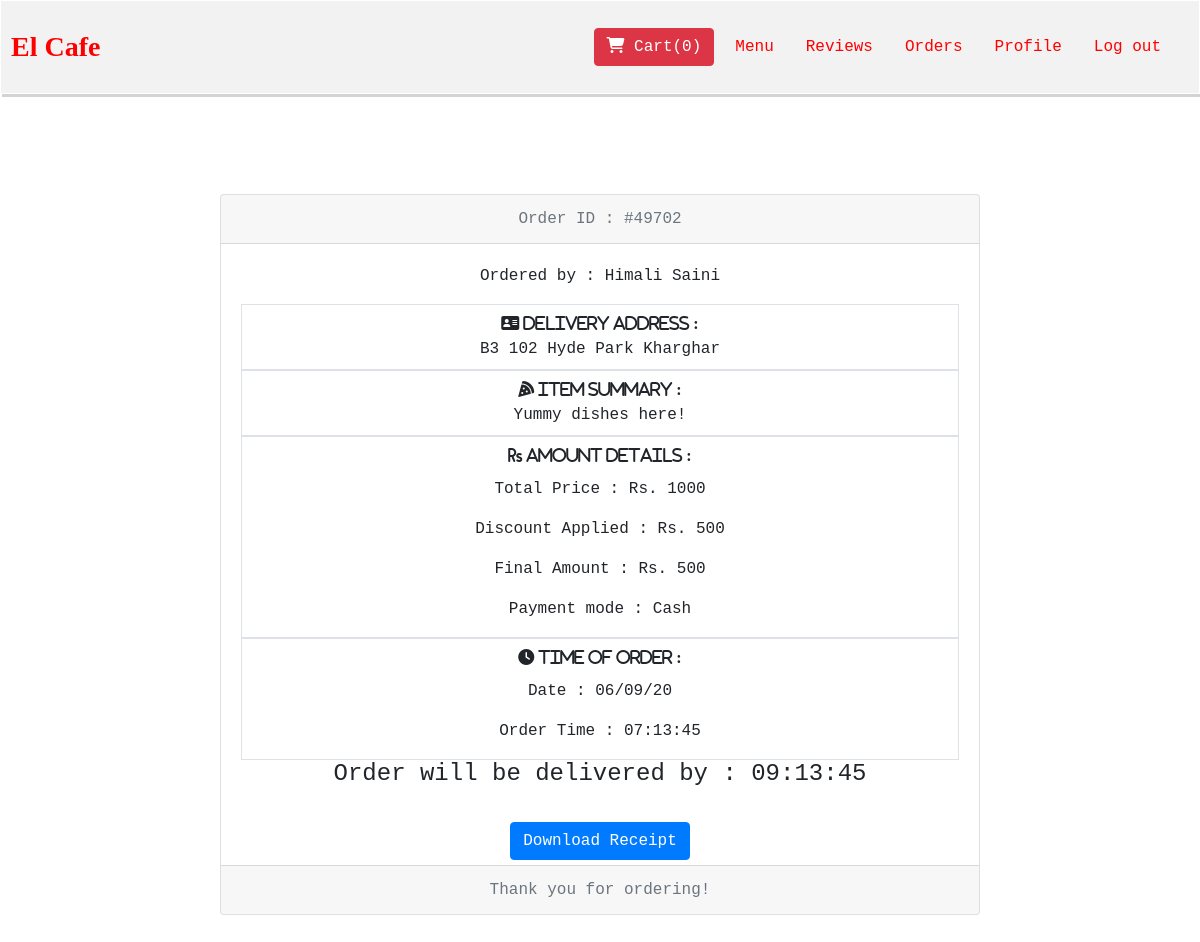
Screenshot of /order/2/ (signed in) with the database file from the repository.
### shop/models.py (models this page shows, shortened)
class BillingModel(models.Model):
    first_name = models.CharField(max_length=100,blank=False)
    last_name = models.CharField(max_length=100)
    email = models.CharField(max_length=200,blank=False)
    phone_number = models.CharField(max_length=10,blank=False)
    address = models.TextField(default='Enter your address here..')
    payment_mode = models.CharField(max_length=20)
    order_date = models.CharField(default=get_date(),max_length=50)
    order_time = models.CharField(default=datetime.now().strftime("%X"),max_length=20)
    delivery_time = models.CharField(default=get_time(),max_length=20)
    cart_items = models.TextField(default='Yummy dishes here!')
    item_quantity = models.CharField(max_length=500,default='Item quantity')
    item_price = models.CharField(max_length=500,default='Item price')
    item_disc = models.CharField(max_length=500,default='Discount applied')
    total_price = models.CharField(max_length=10,default='1000')
    discount_applied = models.CharField(max_length=10,default='500')
    final_amount = models.CharField(max_length=10, default='500')
    customer = models.ForeignKey(User, on_delete=models.CASCADE)

### shop/views.py (the view)
# urls.py: path('order/<int:id>/',shop_views.order_details,name='order_details'),
@login_required
def order_details(request,id):
    obj = BillingModel.objects.get(pk=id)
    return render(request, 'shop/order_details.html', {'obj': obj})

### shop/templates/shop/order_details.html
{% extends 'shop/base.html' %}
{% block body %}
    <div class="container checkout-box" style="text-align: center;">
    <div class="container">
    <div class="card">
  <div class="card-header text-muted"> Order ID : #4970{{ obj.id }} </div>
  <div class="card-body">
      <p> Ordered by : {{ obj.first_name }} {{ obj.last_name }} </p>
      <div class="border p-2"><i class="fas fa-address-card">     Delivery Address : </i><br>{{ obj.address }} </div>
      <div class="border p-2">  <i class="fas fa-pizza-slice">    Item Summary :  </i> <br> {{ obj.cart_items }}</div>
      <div class="border p-2">  <i class="fas fa-rupee-sign">     Amount Details :  </i> <br>
          <div class="list-group p-2">  Total Price : Rs. {{ obj.total_price }}
      </div>
      <div class="list-group p-2"> Discount Applied : Rs. {{ obj.discount_applied }}
      </div>
      <div class="list-group p-2"> Final Amount : Rs. {{ obj.final_amount }}
      </div>
      <div class="list-group p-2"> Payment mode : {{ obj.payment_mode }}
      </div>
      </div>
      <div class="border p-2">  <i class="fas fa-clock">   Time of Order :  </i> <br>
      <div class="list-group p-2"> Date : {{ obj.order_date }}
      </div>
      <div class="list-group p-2"> Order Time : {{ obj.order_time }}
      </div>
      </div>
      <h4> Order will be delivered by : {{ obj.delivery_time }} </h4>
  </div>
        <div class="pd-4">
        <a href="{% url 'receipt' obj.id %}" class="btn btn-primary"> Download Receipt </a>
        </div>
  <div class="card-footer text-muted">Thank you for ordering!</div>
</div>
{% endblock %}

### shop/static/shop/style.css (style rules this page uses)
body { font-family: Tahoma, monospace; }
.container { padding: 50px; }
.btn { margin: 5px; }
.card-body { text-align: center; }
.checkout-box { margin: 0 auto; height: 80%; width: 80%; text-align: left; }

### rows the page displays
BillingModel: id "2", first_name "Himali", last_name "Saini", address "B3 102 Hyde Park Kharghar", cart_items "Yummy dishes here!", total_price "1000", discount_applied "500", final_amount "500", payment_mode "Cash", order_date "06/09/20", order_time "07:13:45", delivery_time "09:13:45"
